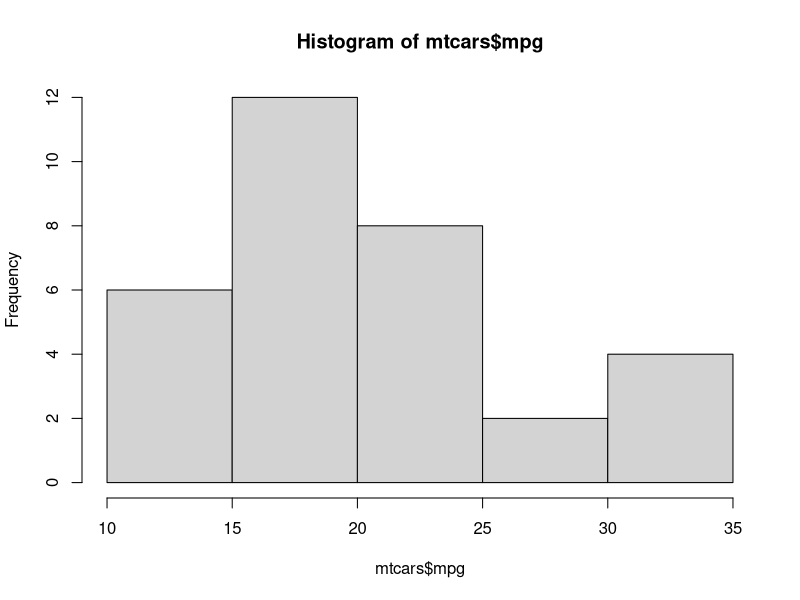
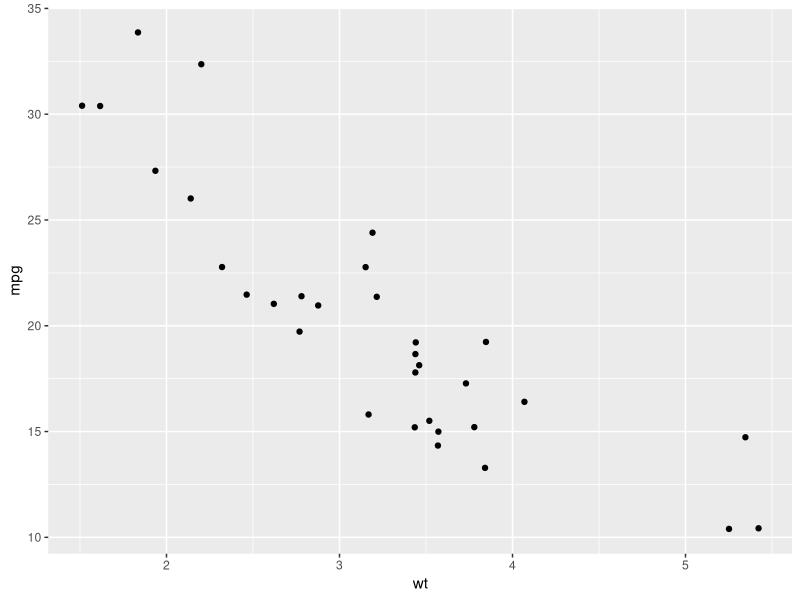

R code for these plots, in order:
## ---- chunk 1
library(tidyverse)

## ---- chunk 2
summary(mtcars)
## ---- chunk 3
hist(mtcars$mpg)
## ---- chunk 4
ggplot(mtcars, aes(wt, mpg))  + geom_jitter()
## ---- chunk 5
mean(mtcars$mpg)
